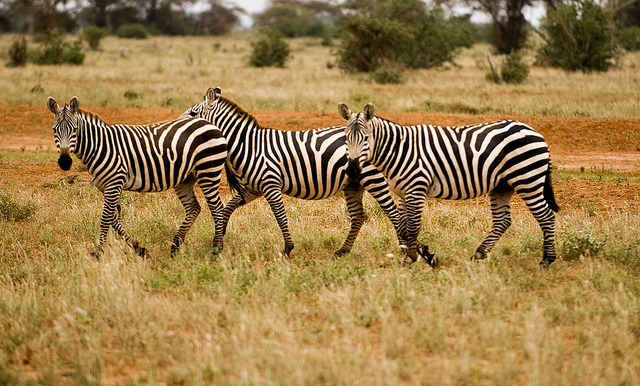
#> input picture RGB轉換/zebra.jpg, 640 x 386 px
$ python 'RGB轉換.py'
#> lines starting #> are read from the running program, lines starting #| are printed output that depends on the picture
import matplotlib.pyplot as plt
import cv2

img_BGR = cv2.imread('zebra.jpg')
#> img_BGR is the input picture: shape (386, 640, 3); mean B, G, R 73.7, 125.2, 155.4
plt.subplot(2,2,1)
plt.imshow(img_BGR)
#plt.axis('off')
plt.title('BGR')
cv2.imwrite('plot1.jpg',img_BGR)

img_RGB = cv2.cvtColor(img_BGR,cv2.COLOR_BGR2RGB)
plt.subplot(2,2,2)
plt.imshow(img_RGB)
#plt.axis('off')
plt.title('RGB')
cv2.imwrite('plot2.jpg',img_RGB)

img_GRAY = cv2.cvtColor(img_BGR,cv2.COLOR_BGR2GRAY)
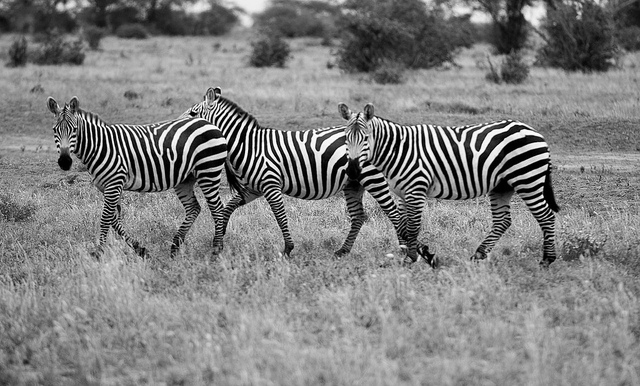
#> img_GRAY: shape (386, 640); min 0, max 255, mean 128.4
print(img_BGR.shape)
#| (386, 640, 3)
print(img_GRAY.shape)
#| (386, 640)
print(type(img_GRAY))
#| <class 'numpy.ndarray'>
print(img_GRAY.astype)
#> (printed output is left out)

print(img_GRAY.dtype.name, img_BGR.dtype.name)
#| uint8 uint8

from skimage import io,data
img=data.chelsea()
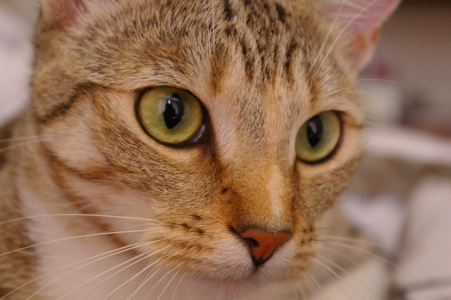
#> input picture skimage.data.chelsea(), 451 x 300 px
#> img is the input picture: shape (300, 451, 3); mean R, G, B 147.7, 111.4, 86.8
print(img.dtype.name)
#| uint8

plt.subplot(2,2,3); plt.imshow(img_GRAY);
#lt.axis('off');
plt.title('GRAY')

cv2.imwrite('plot3.jpg',img_GRAY)

img_HSV = cv2.cvtColor(img_BGR,cv2.COLOR_BGR2HSV)
#> img_HSV: shape (386, 640, 3); mean H, S, V 22.5, 143.2, 155.5
plt.subplot(2,2,4); plt.imshow(img_HSV);
#plt.axis('off');
plt.title('HSV')

cv2.imwrite('plot4.jpg',img_HSV)
plt.show()
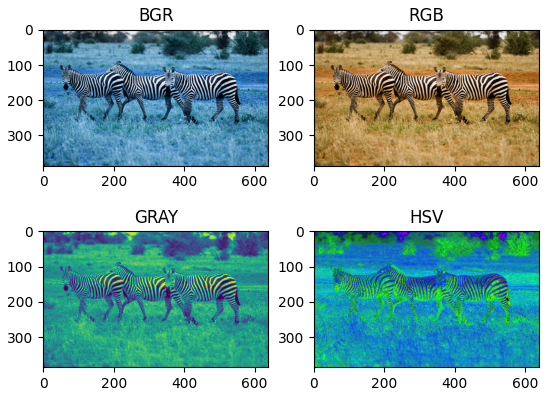
#> figure drawn by matplotlib, 4 panels; B, G, R data is drawn as R, G, B
